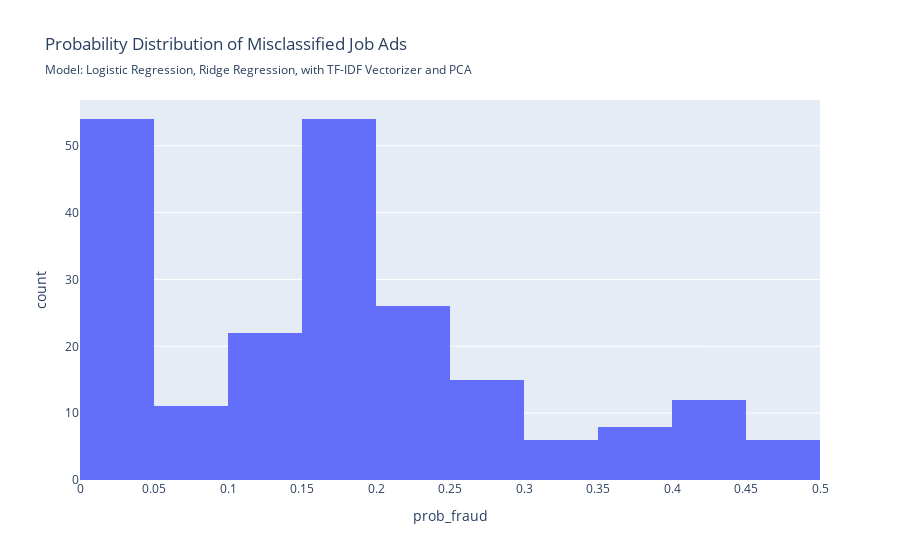

This figure's notebook cell:
### Code cell
evaluate_model(model_log_ridge_pca, X_test, y_test, fig_subtitle= 'Model: Logistic Regression, Ridge Regression, with TF-IDF Vectorizer and PCA', short_name='log_ridge_pca')

### Figure 1 — Plotly figure (JSON) as saved in the notebook; plotly's stock layout.template omitted (floating-point values rounded to 4 significant figures; data arrays with more than 128 entries replaced by an {"elided": "..."} marker saying what was removed)
{"data": [{"bingroup": "x", "hovertemplate": "prob_fraud=%{x}<br>count=%{y}<extra></extra>", "legendgroup": "", "marker": {"color": "#636efa", "pattern": {"shape": ""}}, "name": "", "orientation": "v", "showlegend": false, "type": "histogram", "x": {"elided": "214 float values"}, "xaxis": "x", "yaxis": "y"}], "layout": {"barmode": "relative", "legend": {"tracegroupgap": 0}, "title": {"subtitle": {"text": "Model: Logistic Regression, Ridge Regression, with TF-IDF Vectorizer and PCA"}, "text": "Probability Distribution of Misclassified Job Ads"}, "xaxis": {"anchor": "y", "domain": [0, 1], "title": {"text": "prob_fraud"}}, "yaxis": {"anchor": "x", "domain": [0, 1], "title": {"text": "count"}}}}
